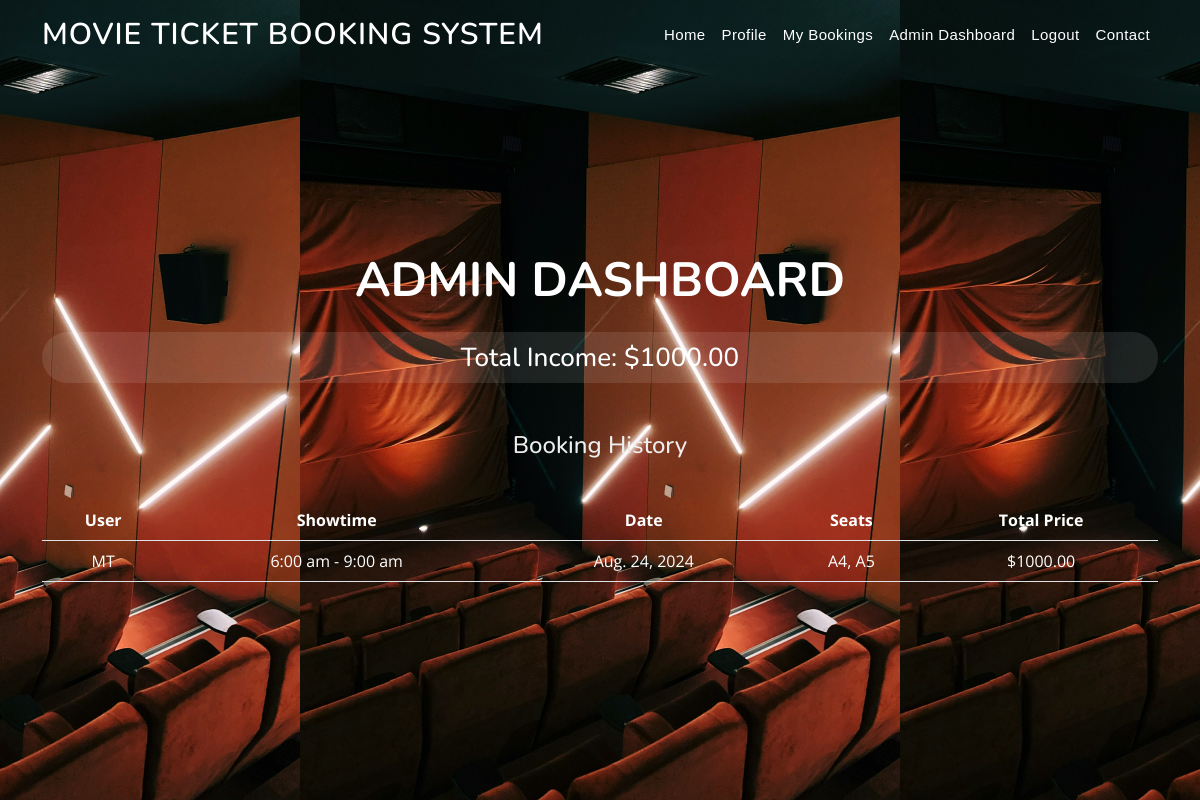
Before: /admin-dashboard/ (signed in) with the older database file.
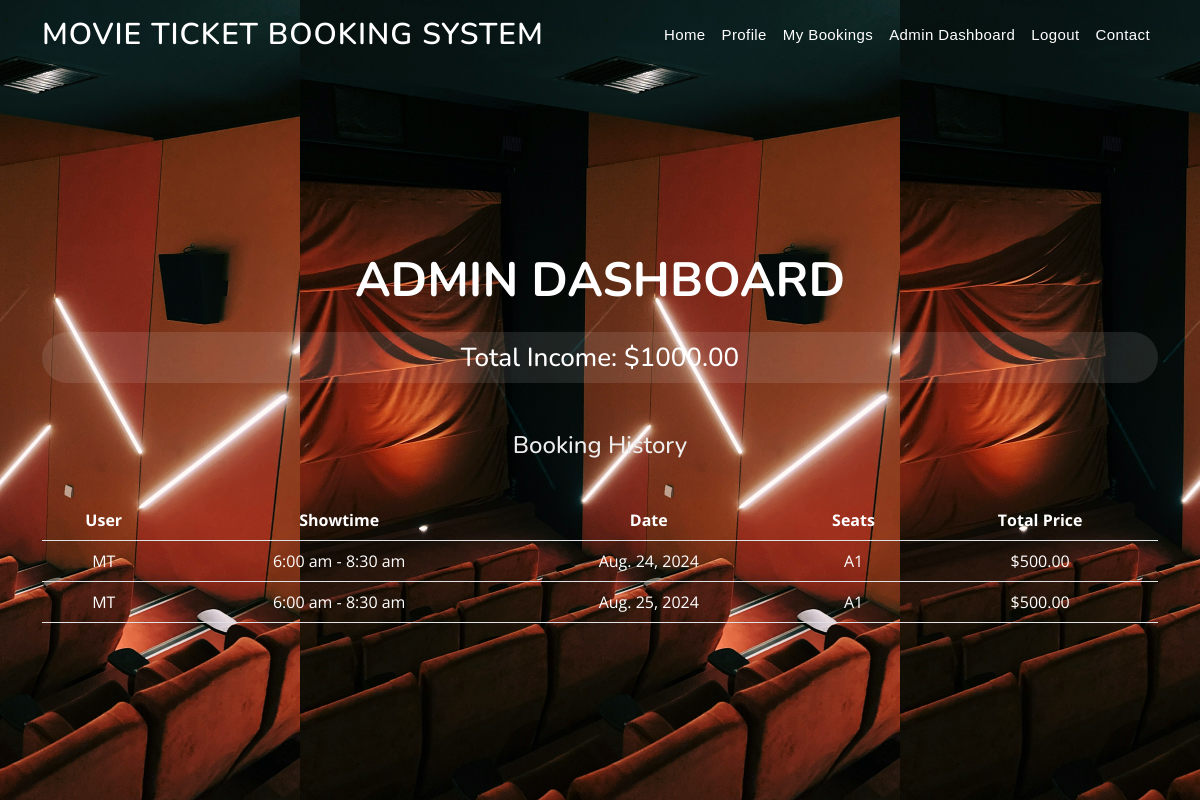
After: the same page with the newer database file.
### MT_main/models.py (models this page shows, shortened)
class Bookings(models.Model):
    user = models.ForeignKey(User, on_delete=models.CASCADE)
    show_name = models.CharField(max_length=200, null=True)
    screen=models.ForeignKey(Screening, on_delete=models.CASCADE,null=True)
    showtime = models.ForeignKey(ShowTime, on_delete=models.CASCADE, null=True)
    user_seat = models.CharField(max_length=300, null=True)
    show_date = models.ForeignKey(ShowDate, on_delete=models.CASCADE, null=True)
    total_price = models.DecimalField(max_digits=10, decimal_places=2, default=0.00)
    cinema_name = models.CharField(max_length=200, null=True)
    cinema_location = models.CharField(max_length=200, null=True)
    total_seat = models.CharField(max_length=200, null=True)
    is_visible = models.BooleanField(default=True)
    @property
    def user_seat_as_list(self):
        return self.user_seat.split(',')

class ShowTime(models.Model):
    time = models.CharField(max_length=100, null=True)
    showtimes=models.ForeignKey('Cinemas',on_delete=models.CASCADE,null=True)
    def __str__(self):
        return self.time

class ShowDate(models.Model):
    date = models.DateField(null=True, blank=True)
    showdates=models.ForeignKey('Cinemas',on_delete=models.CASCADE,null=True)

### MT_main/views.py (the view)
# urls.py: path('admin-dashboard/', views.admin_dashboard, name='admin_dashboard'),
@login_required(login_url="/auth/login/")
@user_passes_test(is_admin, login_url="/")
def admin_dashboard(request):
    bookings = Bookings.objects.all().select_related("showtime", "show_date", "user")
    totalIncome = sum(booking.total_price for booking in bookings)
    context = {
        "bookings": bookings,
        "totalIncome": totalIncome,
    }
    return render(request, "admin_dashboard.html", context)

### MT_main/views.py (called while the page is built)
def is_admin(user):
    return user.is_superuser

### Templates/admin_dashboard.html (shortened to what this page needs)
{% extends "base.html" %}
{% block content %}
<div class="container mt-5 text-white"><br><br>
    <br><br><br><br><h1 class="mb-4">Admin Dashboard</h1>
    <h3>Total Income: ${{ totalIncome }}</h3>
    <h2 class="mt-5">Booking History</h2>
    <div class="table-responsive">
        <table class="table table-striped text-white">
            <thead>
                <tr>
                    <th>User</th>
                    <th>Showtime</th>
                    <th>Date</th>
                    <th>Seats</th>
                    <th>Total Price</th>
                </tr>
            </thead>
            <tbody>
                {% for booking in bookings %}
                <tr>
                    <td class="text-white">{{ booking.user.username }}</td>
                    <td class="text-white">{{ booking.showtime }}</td>
                    <td class="text-white">{{ booking.show_date.date }}</td>
                    <td class="text-white">{{ booking.user_seat_as_list|join:", " }}</td>
                    <td class="text-white">${{ booking.total_price }}</td>
                </tr>
                {% empty %}
                <tr>
                    <td colspan="5" class="text-center">No bookings found</td>
                </tr>
                {% endfor %}
            </tbody>
        </table>
    </div>
</div>
{% endblock %}

### Templates/base.html (shortened to what this page needs)
{% load static %}
<!DOCTYPE html>
<html lang="en">
<head>
    <link href="https://cdn.jsdelivr.net/npm/bootstrap@5.2.3/dist/css/bootstrap.min.css" rel="stylesheet" />
    <link rel="stylesheet" href="{% static 'css/index.css' %}" />
</head>
<body>
    <header id="header" class="fixed-top">
        <div class="container d-flex align-items-center justify-content-between">
            <h1 class="logo">
                <a href="/">Movie Ticket Booking System</a>
            </h1>
            <nav id="navbar" class="navbar navbar-expand-lg navbar-dark">
                <div class="collapse navbar-collapse" id="navbarNav">
                    <ul class="navbar-nav ms-auto">
                        <li class="nav-item">
                            <a class="nav-link scrollto active" href="{% url 'home' %}">Home</a>
                        </li>
                        {% if request.user.is_authenticated %}
                        <li class="nav-item">
                            <a class="nav-link scrollto" href="{% url 'user_profile' %}">Profile</a>
                        </li>
                        <li class="nav-item">
                            <a class="nav-link scrollto" href="{% url 'my_ticket' %}">My Bookings</a>
                        </li>
                        {% if user.is_superuser %}
                        <li class="nav-item">
                            <a class="nav-link scrollto" href="{% url 'admin_dashboard' %}">Admin Dashboard</a>
                        </li>
                        {% endif %}
                        <li class="nav-item">
                            <a class="nav-link scrollto" href="{% url 'logout' %}">Logout</a>
                        </li>
                        {% endif %}
                        <li class="nav-item">
                            <a class="nav-link scrollto" href="{% url 'contact' %}">Contact</a>
                        </li>
                    </ul>
                </div>
            </nav>
        </div>
    </header>
    <section id="hero">
        <div class="hero-container text-white">
            {% block content %}
            {% endblock content %}
        </div>
    </section>
</body>
</html>

### static/css/index.css (style rules this page uses)
body { font-family: "Open Sans", sans-serif; color: #444444; }
a { color: #e43c5c; text-decoration: none; }
h1, h2, h3, h4, h5, h6 { font-family: "Nunito", sans-serif; }
#header { transition: all 0.5s; z-index: 997; padding: 20px 0; }
#header .logo { font-size: 30px; margin: 0; padding: 0; line-height: 1; font-weight: 600; letter-spacing: 1px; text-transform: uppercase; }
#header .logo a { color: #fff; }
.navbar { padding: 0; }
.navbar ul { margin: 0; padding: 0; display: flex; list-style: none; align-items: center; }
.navbar li { position: relative; }
.navbar a, .navbar a:focus { display: flex; align-items: center; justify-content: space-between; font-family: "Poppins", sans-serif; color: #fff; font-size: 15px; padding: 0 4px; white-space: nowrap; transition: 0.3s; letter-spacing: 0.4px; position: relative; }
.navbar a:hover:before, .navbar li:hover>a:before, .navbar .active:before { visibility: visible; transform: scaleX(1); }
.navbar a:hover, .navbar .active, .navbar .active:focus, .navbar li:hover>a { color: #fff; }
#hero { width: 100%; height: 100vh; background: url("../images/bg.jpg") top center; background-repeat: repeat; background-position: center top; background-size: contain; position: relative; overflow-y: auto; overflow-x: hidden; }
#hero .hero-container { position: relative; bottom: 0; top: 0; left: 0; right: 0; display: flex; justify-content: center; align-items: center; flex-direction: column; text-align: center; padding: 0 15px; }
#hero h3 { background: rgba(255, 255, 255, 0.1); color: #fff; font-size: 26px; padding: 10px 30px; margin-bottom: 30px; border-radius: 50px; }
#hero h1 { margin: 0 0 10px 0; font-size: 48px; font-weight: 700; line-height: 56px; text-transform: uppercase; color: #fff; }
#hero h2 { color: #eee; margin-bottom: 40px; font-size: 24px; }
section { padding: 60px 0; overflow: hidden; }

Changed rows visible on the page:
removed Bookings: user.username "MT", showtime "6:00 am - 9:00 am", show_date "Aug. 24, 2024", user_seat_as_list "A4, A5", total_price "1000.00"
added Bookings: user.username "MT", showtime "6:00 am - 8:30 am", show_date "Aug. 24, 2024", user_seat_as_list "A1", total_price "500.00"
added Bookings: user.username "MT", showtime "6:00 am - 8:30 am", show_date "Aug. 25, 2024", user_seat_as_list "A1", total_price "500.00"
